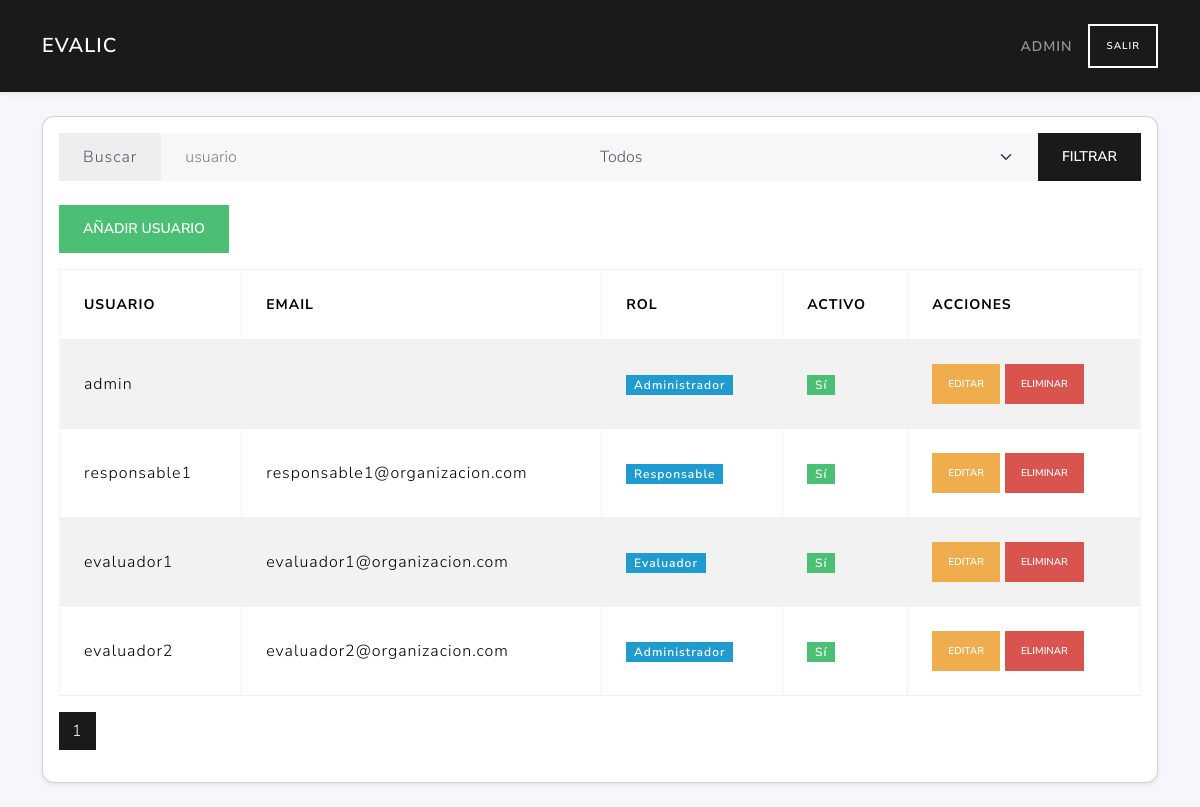
Page /useradmin (signed in) on the earlier database version.
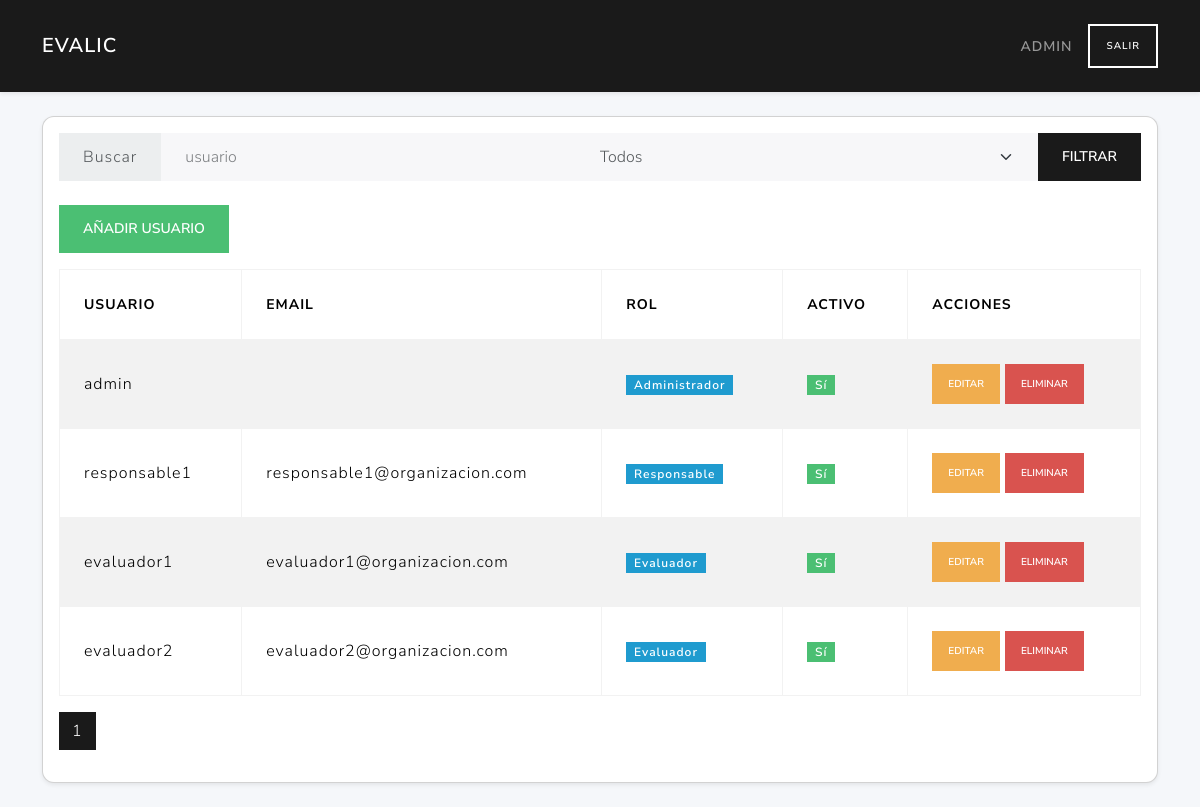
Same page on the later database version.
### tables this page shows
CREATE TABLE users (
        id INTEGER PRIMARY KEY AUTOINCREMENT,
        username TEXT UNIQUE NOT NULL,
        email TEXT,
        password TEXT NOT NULL,
        role_id INTEGER NOT NULL,
        active INTEGER NOT NULL DEFAULT 1,
        FOREIGN KEY(role_id) REFERENCES roles(id)
    );

CREATE TABLE roles (
        id INTEGER PRIMARY KEY AUTOINCREMENT,
        description TEXT NOT NULL UNIQUE
    );

### routes/user_routes.py (the view)
@user_bp.route('useradmin')
def dashboard():
    if 'user_id' not in session or session.get('role_id') != 1:
        return redirect(url_for('auth.login'))
    db = get_db(current_app)
    admin_id = get_role_id(db, 'administrador')
    if session.get('role_id') != admin_id:
        return "Acceso denegado", 403
    search = request.args.get('search','').strip()
    selected = request.args.get('role_id','')
    role_id = int(selected) if selected.isdigit() else None
    page = int(request.args.get('page',1))
    data = list_users(db, search, role_id, page)
    return render_template('usuarios/useradmin.html',
        users=data['users'],
        roles=data['roles'],
        page=page,
        total_pages=data['pages'],
        search=search,
        selected_role=selected
    )

### app.py (called while the page is built)
def create_app():
    app = Flask(__name__)
    app.config.from_object(Config)
    @app.context_processor
    def utility_processor():
        from flask import request, url_for
        def url_for_other_page(page):
            args = request.args.copy()
            args['page'] = page
            return url_for('licitaciones.index', **args)
        return dict(url_for_other_page=url_for_other_page)
    app.teardown_appcontext(close_connection)
    with app.app_context():
        init_db(app)
    app.register_blueprint(auth_bp)
    app.register_blueprint(user_bp)
    app.register_blueprint(licitaciones_bp)
    app.register_blueprint(ofertas_bp)
    app.register_blueprint(licitantes_bp)
    app.register_blueprint(evaluador_bp)
    app.register_blueprint(criterios_bp)
    return app

### models/dao.py (called while the page is built)
def get_db(app):
    db = getattr(g, '_database', None)
    if db is None:
        db = g._database = sqlite3.connect(app.config['DATABASE'])
        db.row_factory = sqlite3.Row
    return db

def close_connection(exception):
    db = getattr(g, '_database', None)
    if db is not None:
        db.close()

def get_roles(db):
    return db.execute("SELECT id,description FROM roles").fetchall()

def get_role_id(db, description):
    row = db.execute(
        "SELECT id FROM roles WHERE LOWER(description)=LOWER(?)",
        (description,)
    ).fetchone()
    return row['id'] if row else None

def fetch_users(db, search='', role_id=None, page=1, per_page=5):
    base = "FROM users u LEFT JOIN roles r ON u.role_id=r.id WHERE 1=1"
    params = []
    if search:
        base += " AND u.username LIKE ?"
        params.append(f"%{search}%")
    if role_id:
        base += " AND u.role_id=?"
        params.append(role_id)
    total = db.execute("SELECT COUNT(*) "+base, params).fetchone()[0]
    pages = math.ceil(total/per_page)
    data = db.execute(
        "SELECT u.id,u.username,u.email,u.role_id,u.active,r.description AS role_description "
        + base + " LIMIT ? OFFSET ?",
        params+[per_page,(page-1)*per_page]
    ).fetchall()
    return data, total, pages

### services/user_service.py (called while the page is built)
def list_users(db, search, role_id, page):
    users, total, pages = fetch_users(db, search, role_id, page)
    roles = get_roles(db)
    return {
        'users': users,
        'roles': roles,
        'total': total,
        'pages': pages
    }

### templates/usuarios/useradmin.html (shortened to what this page needs)
{% extends "base.html" %}
{% block content %}
<div class="card shadow-sm">
  <div class="card-body">
    <form method="get" class="input-group mb-4">
      <span class="input-group-text">Buscar</span>
      <input type="text" name="search" class="form-control" placeholder="usuario" value="{{ search }}">
      <select name="role_id" class="form-select">
        <option value="">Todos</option>
      </select>
      <button class="btn btn-primary" type="submit">Filtrar</button>
    </form>
    <div class="d-flex justify-content-between mb-3">
      <button class="btn btn-success" data-bs-toggle="modal" data-bs-target="#modalAddUser">
        Añadir Usuario
      </button>
    </div>
    <table class="table table-striped align-middle table-bordered">
      <thead>
        <tr>
          <th>Usuario</th>
          <th>Email</th>
          <th>Rol</th>
          <th>Activo</th>
          <th>Acciones</th>
        </tr>
      </thead>
      <tbody>
        {% for user in users %}
        <tr>
          <td>{{ user.username }}</td>
          <td>{{ user.email }}</td>
          <td><span class="badge bg-info">{{ user.role_description }}</span></td>
          {% if user.active %}
            <td><span class="badge bg-success">Sí</span></td>
          {% else %}
            <td><span class="badge bg-secondary">No</span></td>
          {% endif %}
          <td>
            <button class="btn btn-sm btn-warning"
                    data-bs-toggle="modal" data-bs-target="#modalEditUser"
                    data-user-id="{{ user.id }}"
                    data-username="{{ user.username }}"
                    data-email="{{ user.email }}"
                    data-role-id="{{ user.role_id }}"
                    data-active="{{ 'true' if user.active else 'false' }}">
              Editar
            </button>
            <form id="del{{ user.id }}" method="post"
                  action="{{ url_for('user.delete_user_route', user_id=user.id) }}"
                  class="d-inline">
              <button type="button" class="btn btn-sm btn-danger"
                      onclick="confirmDelete('{{ user.username }}', 'del{{ user.id }}')">
                Eliminar
              </button>
            </form>
          </td>
        </tr>
        {% endfor %}
      </tbody>
    </table>
    <nav>
      <ul class="pagination">
        {% for p in range(1, total_pages+1) %}
          <li class="page-item {% if p==page %}active{% endif %}">
            <a class="page-link"
               href="{{ url_for('user.dashboard') }}?page={{ p }}&search={{ search }}&role_id={{ selected_role }}">
              {{ p }}
            </a>
          </li>
        {% endfor %}
      </ul>
    </nav>
  </div>
</div>
{% endblock %}

### templates/base.html (shortened to what this page needs)
<!doctype html>
<html lang="es">
<head>
  <link href="https://cdn.jsdelivr.net/npm/bootswatch@5.3.0/dist/lux/bootstrap.min.css"
        rel="stylesheet">
</head>
<body>
  <nav class="navbar navbar-expand-lg navbar-dark bg-primary shadow-sm">
    <div class="container">
    {% if session.get('role_id') == 1 %}
      <a class="navbar-brand" href="{{ url_for('user.dashboard') }}">EvaLic</a>
    {% elif session.get('role_id') == 2 %}
      <a class="navbar-brand" href="{{ url_for('licitaciones.index') }}">EvaLic</a>
    {% elif session.get('role_id') == 3 %}
      <a class="navbar-brand" href="{{ url_for('evaluador.index') }}">EvaLic</a>
    {% else %}
      <a class="navbar-brand" href="{{ url_for('auth.login') }}">EvaLic</a>
    {% endif %}
      {% if session.get('username') %}
      <div class="ms-auto d-flex align-items-center">
        <span class="navbar-text me-3">{{ session['username'] }}</span>
        <a class="btn btn-outline-light btn-sm"
           href="{{ url_for('auth.do_logout') }}">Salir</a>
      </div>
      {% endif %}
    </div>
  </nav>
  <main class="container py-4">
    {% block content %}{% endblock %}
  </main>
</body>
</html>

### templates/base.html (style rules this page uses)
body { background:#f5f7fa; }
.card { border-radius:.75rem; }
.navbar-brand { font-weight:600; }

Differences in the rows shown:
changed users "evaluador2": role_description "Administrador" → "Evaluador"
